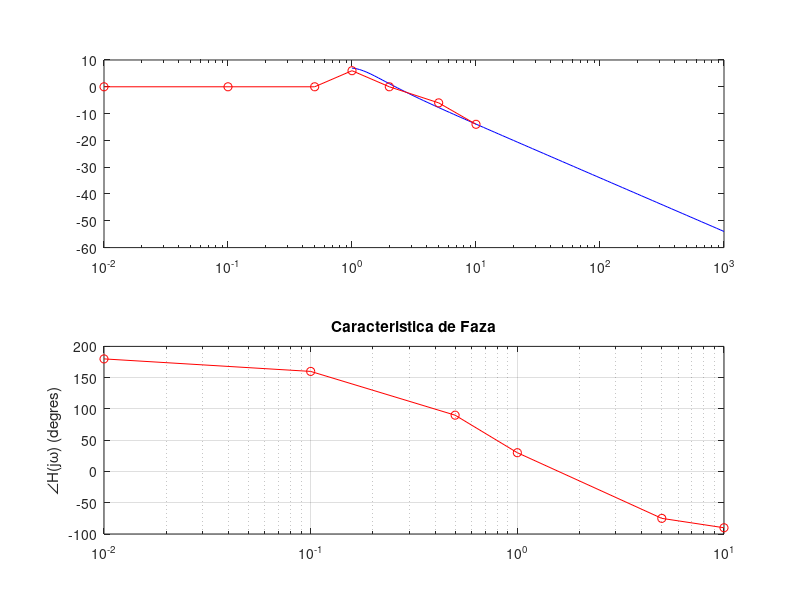

Write MATLAB code to recreate this figure. (Note: this script raises an error after producing the figure.)
clear;clc
% punctele aproximate pentru modul
wma=[0.01 0.1 0.5 1 2 5 10];ma=[ 0 0 0 6 0 -6 -14];
% punctele aproximate pentru faza
wfa=[0.01 0.1 0.5 1 5 10];fa=[180 160 90 30 -75 -90];
% reprezentarea diagramei prin puncte aproximate
 
 
 
 
subplot(211);semilogx(wma,ma,'ro-');grid
title('Caracteristica de Modul');
xlabel('\omega (rad/sec)');ylabel('|H(j\omega)|^dB'); subplot(212);semilogx(wfa,fa,'ro-');grid;shg;
title('Caracteristica de Faza');ylabel('\angleH(j\omega) (degres)');
%%
% compari?ie cu diagrama din Matlab
h=tf([2 -1], [1 1 1]);w=logspace(0,3,1e2);
h1 = tf([2, -1], 1);
[m,f]=bode(h, w);
mv(1:1e2,1)=m(:,:,:);fv(1:1e2,1)=f(:,:,:); subplot(211);semilogx(w,20*log10(mv),'b',wma,ma,'ro-');grid title('Magnitude characteristics');
xlabel('\omega (rad/sec)');ylabel('|H(j\omega)|^dB'); subplot(212);semilogx(w,fv,'b',wfa,fa,'ro-');grid;shg; title('Phase characteristics');
xlabel('\omega (rad/sec)'); ylabel('\angleH(j\omega) (degres)');
%%
%H=tf([2 0],[1 7]);
%bode(H);
clear;clc
% punctele aproximate pentru modul
wma=[0.01 0.1 0.5 1 2 5 10];ma=[ 0 0 0 6 0 -6 -12];
% punctele aproximate pentru faza
wfa=[0.01 0.1 0.5 1 5 10];fa=[180 160 90 30 -75 -90];
% plotting the approximations
subplot(211);semilogx(wma,ma,'ro-');grid
title('Magnitude characteristics');
xlabel('\omega (rad/sec)');ylabel('|H(j\omega)|^dB');
subplot(212);semilogx(wfa,fa,'ro-');grid;shg;
title('Phase characteristics');ylabel('\angleH(j\omega) (degres)');
%%% comparison with Bode in Matlab
h=tf([2 -1],[1 1 1]);w=logspace(0,3,1e2);
[m,f]=bode(h, w);
mv(1:1e2,1)=m(:,:,:);fv(1:1e2,1)=f(:,:,:);
subplot(211);semilogx(w,20*log10(mv),'b',wma,ma,'ro-');grid
title('Magnitude characteristics');
xlabel('\omega (rad/sec)');ylabel('|H(j\omega)|^dB');
subplot(212);semilogx(w,fv,'b',wfa,fa,'ro-');grid;shg;
title('Phase characteristics');
xlabel('\omega (rad/sec)'); ylabel('\angleH(j\omega) (degres)');

%% e = -0.1s
h = tf(1,1,'iodelay',0.1)
h1 = tf([30 0], [1 20])
h*h1
bode(h*h1, logspace(-1,2,100));hold on;
semilogx([2.5 5 10 20 40], [-14 -28 -57 -114 -228],'*r-')
